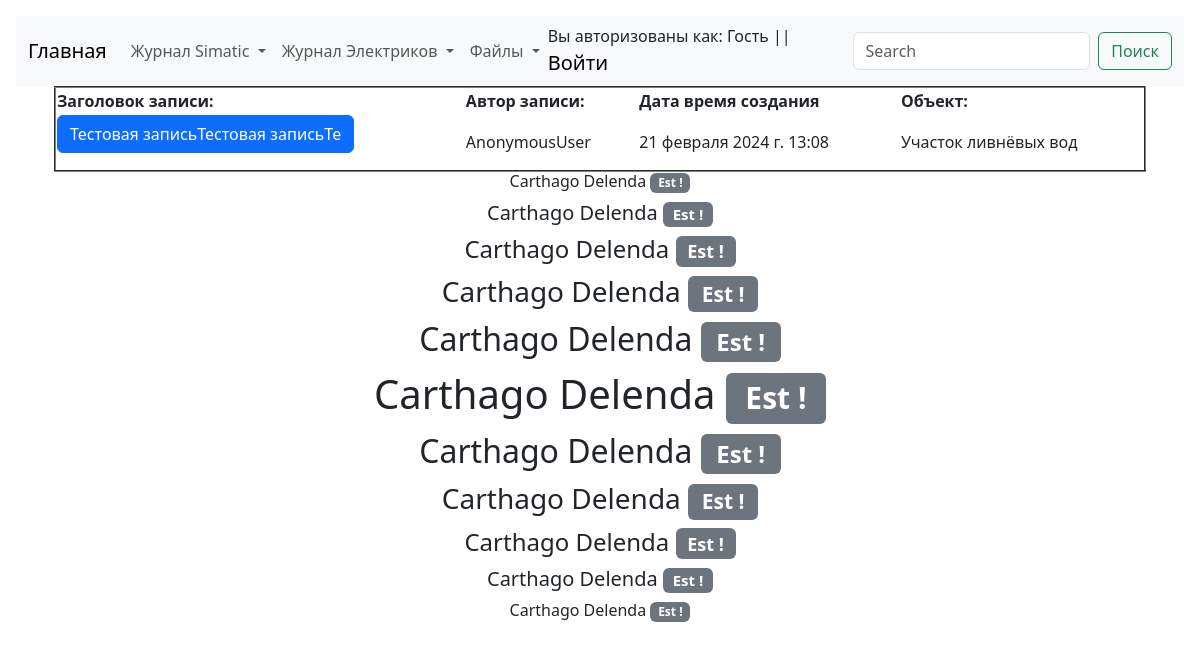
/as/as_log_view, run on the app's committed database.
### as/models.py (models this page shows, shortened)
class ASLog(models.Model):
    record_text_title = models.CharField(
        verbose_name="Заголовок записи", max_length=100
    )
    record_text_full = models.TextField(verbose_name="Текст записи", max_length=9999)
    record_author = models.CharField(verbose_name="Автор записи", max_length=100)
    record_change_location_plc = models.BooleanField(
        verbose_name="Изменение в PLC", default=False
    )
    record_change_location_hmi = models.BooleanField(
        verbose_name="Изменение в HMI", default=False
    )
    record_data_create = models.DateTimeField(
        verbose_name="Дата создания записи", auto_now=True
    )
    record_object = models.ForeignKey(
        EncObject,
        related_name="as_log_object",
        on_delete=models.CASCADE,
        blank=True,
        verbose_name="Объект",
    )
    record_electrical_room = models.ForeignKey(
        EncElectricalRoom,
        related_name="as_log_electrical_room",
        on_delete=models.CASCADE,
        blank=True,
        verbose_name="Электропомещение",
    )
    record_project = models.ForeignKey(
        EncProject,
        related_name="as_log_project",
        on_delete=models.CASCADE,
        blank=True,
        verbose_name="Проект",
    )
    record_mechanism = models.ForeignKey(
        EncMechanism,
        related_name="as_log_mechanism",
        on_delete=models.CASCADE,
        blank=True,
        verbose_name="Механизм",
    )
    class Meta:
        verbose_name = "Запись Simatic"
        verbose_name_plural = "Записи Simatic"

### Enc_object/models.py (models this page shows, shortened)
class EncObject(models.Model):
    title = models.CharField(verbose_name="Объект", max_length=100)
    title_description = models.CharField(
        verbose_name="Описание объекта", max_length=100
    )
    slug = models.SlugField(max_length=50, unique=True)
    def __str__(self):
        return f"{self.title}"
    class Meta:
        verbose_name = "Объект"
        verbose_name_plural = "Объекты"

### as/views.py (the view)
# urls.py: path("as_log_view", as_log_view, name="as_log_view"),
def as_log_view(request):
    all_automation_log = ASLog.objects.order_by("-id")[:10]
    return render(
        request,
        template_name="as/log/log_view.html",
        context={
            "title": "Просмотр журнала",
            "all_automation_log": all_automation_log,
        },
    )

### as/templates/as/log/log_view.html (shortened to what this page needs)
{% extends 'template_0.html' %}
{% block automation_log_view %}
<div class="container">
    <table align="center" border="2px" width="100%">
        <tr>
            <th>Заголовок записи:</th>
            <th>Автор записи:</th>
            <th>Дата время создания</th>
            <th>Объект:</th>
        </tr>
        {% for record in all_automation_log %}
        <tr>
            <td>
                <p class="d-inline-flex gap-1">
                  <a class="btn btn-primary" data-bs-toggle="collapse" href="#collapseExample" role="button" aria-expanded="false" aria-controls="collapseExample">
                    {{record.record_text_title | safe | slice:32}}
                  </a>
                </p>
            </td>
            <td>{{ record.record_author }}</td>
            <td>{{ record.record_data_create }}</td>
            <td>{{ record.record_object }}</td>
        </tr>
        {% endfor %}
    </table>
</div>
{% endblock %}

### data on the page
ASLog: record_text_title "Тестовая записьТестовая записьТе", record_author "AnonymousUser", record_data_create "21 февраля 2024 г. 13:08", record_object "Участок ливнёвых вод"
